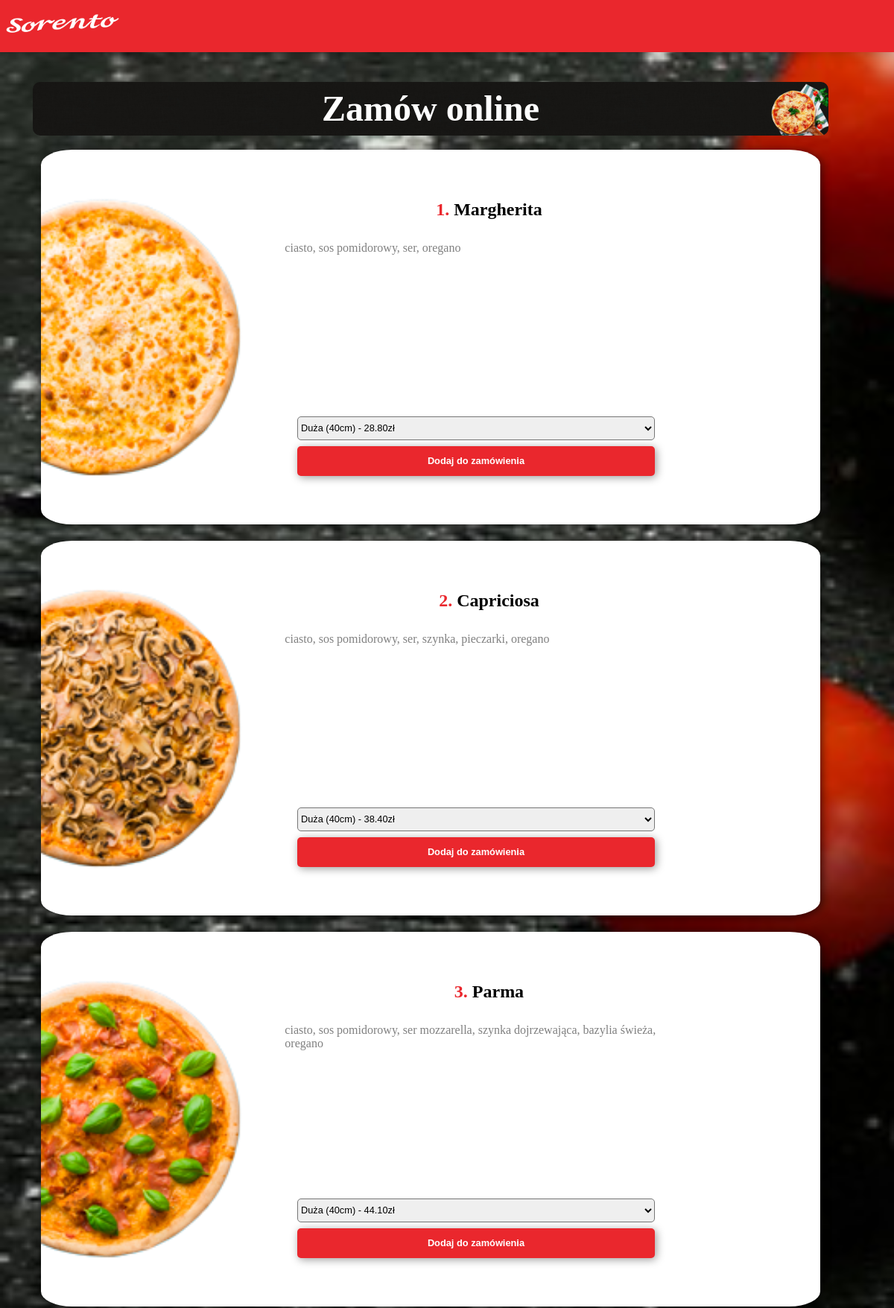
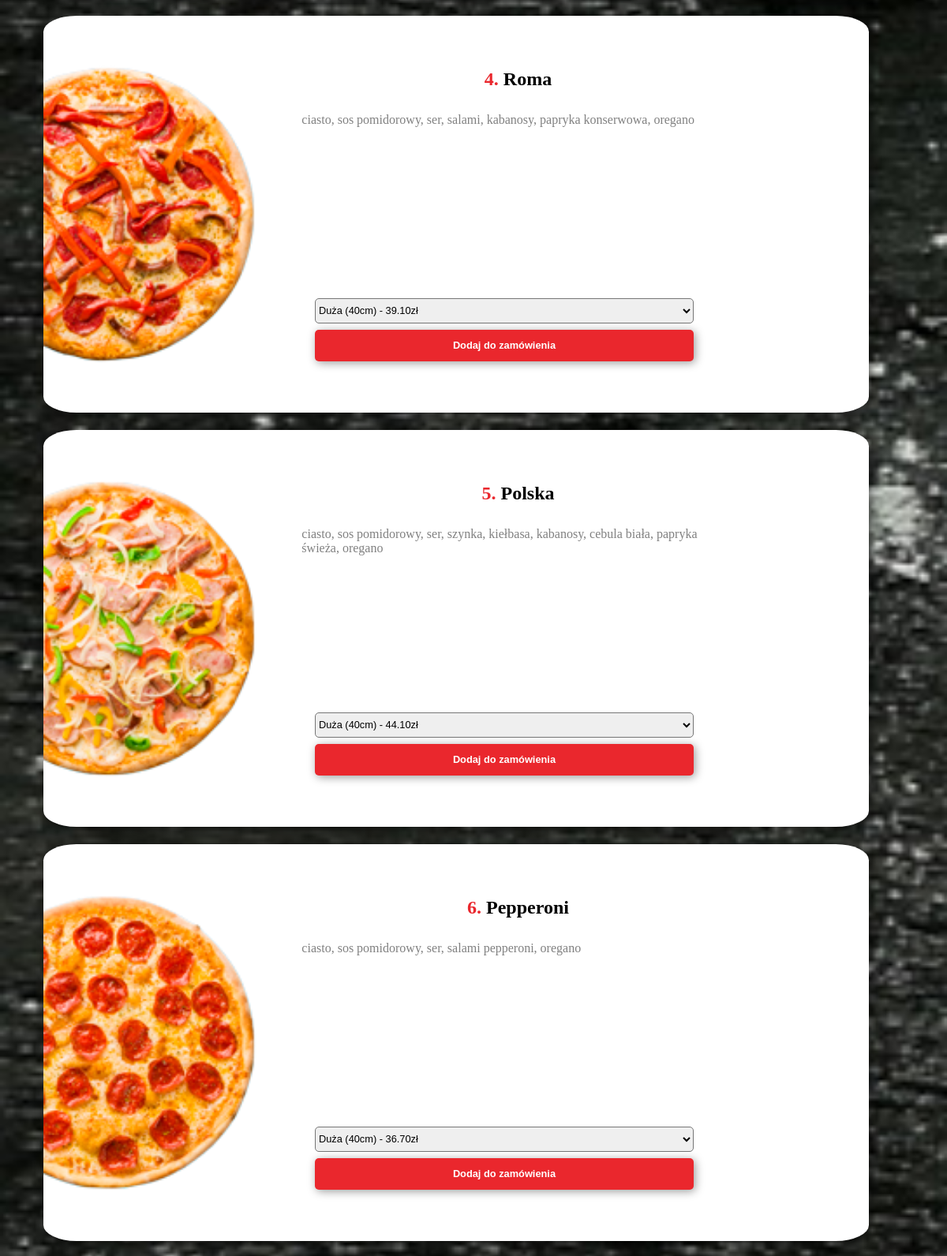
The app's page /pizza/zamowienia.php (upper part) with its own data (2 pictures, top to bottom).
### tables this page shows
CREATE TABLE `produkty` (
  `id` int(11) NOT NULL,
  `nazwa` varchar(60) NOT NULL,
  `opis` text NOT NULL,
  `typ` int(11) NOT NULL,
  `cenam` float(5,2) NOT NULL,
  `cenad` float(5,2) NOT NULL,
  `zdjecie` varchar(40) NOT NULL
);

### pizza/zamowienia.php (the view, shortened to what this page needs)
<!DOCTYPE html>
<html lang="pl" dir="ltr">
  <head>
    <link rel="stylesheet" href="./css/style.css">
    <link rel="stylesheet" href="./css/fontello.css">
  </head>
  <body>
    <header>
      <nav>
        <div class="logo">
          <img src="./img/logo.png" alt="logo sorento"/>
        </div>
      </nav>
    </header>
    <main>
      <section class="menu-sec">
        <div class="naglowek"> <p>Zamów online</p> </div>
        <div class="menu-bar">
          <?php
            require("connect.php");
            $que = $db->query("SELECT `id`, `nazwa`, `cenam`, `cenad`, `opis`, `typ`, `zdjecie` FROM `produkty`");
            while ($row = $que->fetch_assoc()) {
              echo <<< Elempiz
              <div class="menu-elem">
                <img src="./img/pizza/$row[zdjecie]" alt="$row[nazwa]" style="width: 40%;">
                <div class="opis">
                  <p><span>$row[id].</span>&nbsp;$row[nazwa]</p>
                  <p>$row[opis]</p>
                  <div class="elem-form">
                  <form action="zamow.php" method="post">
                    <input type="text" name="nazwa" value="$row[nazwa]" style="display: none;">
                    <select name="rozmiar">
Elempiz;
                      if($row["typ"]==1)
                      {
                        echo "<option value='duża' selected>Duża (40cm) - $row[cenad]zł</option>";
                      }
                      else
                      {
                        echo "<option value='mała'>$row[cenam]zł</option>";
                      }
                    echo <<< Elempiz
                    </select><br>
                    <button type="submit" name="button">Dodaj do zamówienia</button>
                  </form></div>
                </div>
              </div>
Elempiz;
            }
           ?>
        </div>
      </section>
    </main>
  </body>
</html>

### pizza/css/style.css (style rules this page uses)
body { margin: 0px; width: 100%; background-image:url(../img/bg4.jpg); background-attachment: fixed; background-size: cover; min-height: 100vh; overflow-x: hidden; }
* { box-sizing: border-box; }
button, input[type="submit"] { cursor: pointer; }
header { width: 100%; height: 60px; background-color: #ea272d; box-shadow: 2px 2px 12px rgba(0,0,0,0.20); }
nav { height: 60px; display: flex; justify-content: space-between; align-items: center; }
@media (max-width: 1200px) { header { width: 100%; height: 8vh; min-height: 70px; background-color: #ea272d; box-shadow: 2px 2px 12px rgba(0,0,0,0.20); } }
@media (max-width: 1200px) { nav { height: 8vh; display: flex; justify-content: space-between; flex-direction: column; align-items: center; } }
@media (max-width: 1200px) { .logo { padding: 2vh 0px; display: flex; justify-content: space-between; width: 100%; height: 8vh; } }
main { width: 80%; margin: 0px 10%; display: flex; justify-content: space-around; }
.menu-sec { width: 95%; margin: 1vh; margin-top: 5vh; }
@media (max-width: 1200px) { main { width: 100%; display: block; margin: 0px; justify-content: space-around; } }
@media (max-width: 1200px) { .menu-sec { width: 95%; margin: 1vh; margin-top: 5vh; } }
.naglowek { width: 100%-3vw; min-height: 9vh; margin: 1vh 3vw; background-image: url(../img/bg5-2.jpg); background-repeat: no-repeat; background-size:cover; border-radius: 10px; text-align: center; display: flex; align-items: center; justify-content: center; }
.naglowek p { color: #FFF; line-height: 50px; padding: 0px; margin: 0px; font-size: 6vh; font-family: calibri; font-weight: bold; justify-content: center; align-items: center; flex-wrap: wrap; }
.menu-bar { width: 100%-3vw; margin: 0.5vh 3vw; display: flex; flex-wrap: wrap; }
.menu-elem { width: 48%; margin: 1%; padding: 2%; padding-left: 0%; min-height: 32vh; display: flex; background-color: white; border-radius: 4%; animation: wejscie 1s; }
.menu-elem img { max-width: 280px; }
.opis { width: 60%; display: flex; flex-direction: column; }
.opis p:first-child { font-size: 1.8vw; font-family: calibri; font-weight: bold; text-align: center; color: black; }
.opis p:first-child span { color: #ea272d; }
.opis p { font-size: 1.2vw; font-family: calibri; width: 100%; padding-left: 8%; color: gray; margin-top: 1.8vh; margin-bottom: 1.8vh; }
@media (max-width: 1200px) { .menu-elem { width: 98%; margin: 1%; padding: 5%; padding-left: 0%; min-height: 30vh; display: flex; background-color: white; border-radius: 4%; box-shadow: 2px 2px 12px rgba(0,0,0,0.60); } }
@media (max-width: 1200px) { .opis p:first-child { font-size: 3vh; font-family: calibri; font-weight: bold; text-align: center; color: black; } }
@media (max-width: 1200px) { .opis p { font-size: 2vh; font-family: calibri; width: 100%; padding-left: 8%; color: gray; } }
.elem-form { width: 100%; display: flex; justify-content: center; padding-right: 8%; margin-top: auto; margin-bottom: 1%; }
.elem-form form select, .elem-form form button { width: 120%; height: 60%; margin: 1%; font-size: 105%; font-weight: 500; border-radius: 5px; }
.elem-form form button { font-weight: 700; height: 70%; background-color: #ea272d; box-shadow: 2px 2px 12px rgba(0,0,0,0.40); border: none; color: white; }
@media (max-width: 1200px) { .elem-form { width: 100%; display: flex; justify-content: right; margin-top: auto; margin-bottom: 1vh; } }
@media (max-width: 1200px) { .elem-form form select, .elem-form form button { width: 40vw; height: 4vh; margin: 0.5vh; font-size: 1.6vh; font-weight: 500; border-radius: 5px; } }
@media (max-width: 1200px) { .elem-form form button { font-weight: 700; height: 5vh; background-color: #ea272d; box-shadow: 2px 2px 12px rgba(0,0,0,0.40); border: none; color: white; } }

### records on screen
produkty: zdjecie (picture), id "1", nazwa "Margherita", opis "ciasto, sos pomidorowy, ser, oregano", rozmiar "Duża (40cm) - 28.80zł"
produkty: zdjecie (picture), id "2", nazwa "Capriciosa", opis "ciasto, sos pomidorowy, ser, szynka, pieczarki, oregano", rozmiar "Duża (40cm) - 38.40zł"
produkty: zdjecie (picture), id "3", nazwa "Parma", opis "ciasto, sos pomidorowy, ser mozzarella, szynka dojrzewająca, bazylia świeża, oregano", rozmiar "Duża (40cm) - 44.10zł"
produkty: zdjecie (picture), id "4", nazwa "Roma", opis "ciasto, sos pomidorowy, ser, salami, kabanosy, papryka konserwowa, oregano", rozmiar "Duża (40cm) - 39.10zł"
produkty: zdjecie (picture), id "5", nazwa "Polska", opis "ciasto, sos pomidorowy, ser, szynka, kiełbasa, kabanosy, cebula biała, papryka świeża, oregano", rozmiar "Duża (40cm) - 44.10zł"
produkty: zdjecie (picture), id "6", nazwa "Pepperoni", opis "ciasto, sos pomidorowy, ser, salami pepperoni, oregano", rozmiar "Duża (40cm) - 36.70zł"
